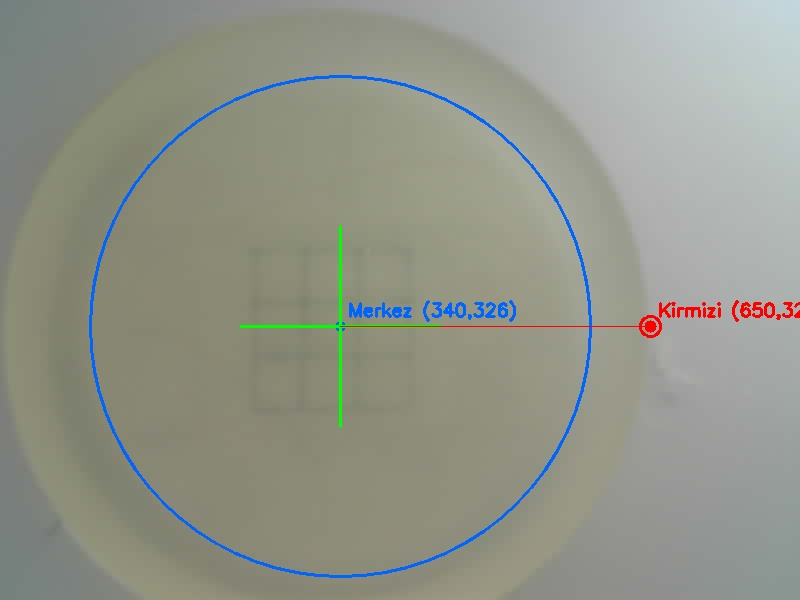
#> input picture wco_server/services/sonuc.jpg, 800 x 600 px
$ python roi.py sonuc.jpg
#> lines starting #> are read from the running program, lines starting #| are printed output that depends on the picture; after the words box and inside, x2 and y2 are one past the last pixel; in counts of white or black regions, pixels touching at a corner belong together
"""
roi.py
------
Resimdeki kırmızı noktayı bulur, oradan 310px sola giderek
çemberin merkezini hesaplar. Çember ve ROI çizgilerini çizer.

Sabitler:
    CIRCLE_R       = 280 px  (çember yarı çapı)
    RED_OFFSET     = 310 px  (kırmızı nokta -> merkez mesafesi)
    LINE_ROW_HALF  = 280 px  (merkez y'den yukarı/aşağı)
    LINE_COL_HALF  =  95 px  (merkez x'ten sağ/sol)

Kullanım:
    python roi.py resim.jpg
    python roi.py resim.jpg --output sonuc.jpg --show
"""

import cv2
import numpy as np
import argparse
import sys

# --- Sabitler ---
CIRCLE_R      = 250
RED_OFFSET    = 310   # kırmızı noktadan sola kaç px
LINE_ROW_HALF = 100   # yukarı / aşağı
LINE_COL_HALF = 100    # sağ / sol


def find_red_dot(img_bgr):
    """Resimdeki kırmızı noktanın merkez koordinatını döner."""
    img_rgb = cv2.cvtColor(img_bgr, cv2.COLOR_BGR2RGB)
    r = img_rgb[:, :, 0].astype(int)
    g = img_rgb[:, :, 1].astype(int)
    b = img_rgb[:, :, 2].astype(int)

    mask = (r > 150) & (g < 80) & (b < 80)
    coords = np.where(mask)

    if len(coords[0]) == 0:
        return None, None

    red_y = int(coords[0].mean())
    red_x = int(coords[1].mean())
    return red_x, red_y


def compute_roi(red_x, red_y):
    """Kırmızı noktadan ROI parametrelerini hesaplar."""
    cx = red_x - RED_OFFSET
    cy = red_y

    params = {
        "CIRCLE_CX":       cx,
        "CIRCLE_CY":       cy,
        "CIRCLE_R":        CIRCLE_R,
        "LINE_ROW_START":  cy - LINE_ROW_HALF,
        "LINE_ROW_END":    cy + LINE_ROW_HALF,
        "LINE_COL_START":  cx - LINE_COL_HALF,
        "LINE_COL_END":    cx + LINE_COL_HALF,
    }
    return params


def visualize(img_bgr, red_x, red_y, params, output_path=None):
    vis = img_bgr.copy()
    cx = params["CIRCLE_CX"]
    cy = params["CIRCLE_CY"]

    # Çember - mavi
    cv2.circle(vis, (cx, cy), CIRCLE_R, (255, 100, 0), 2)

    # Merkez nokta - mavi
    cv2.circle(vis, (cx, cy), 5, (255, 100, 0), -1)

    # Dikey çizgi (col sabit, row değişiyor)
    cv2.line(vis,
             (params["LINE_COL_START"], cy),
             (params["LINE_COL_END"],   cy),
             (0, 255, 0), 2)

    # Yatay çizgi (row sabit, col değişiyor)
    cv2.line(vis,
             (cx, params["LINE_ROW_START"]),
             (cx, params["LINE_ROW_END"]),
             (0, 255, 0), 2)

    # Kırmızı nokta
    cv2.circle(vis, (red_x, red_y), 6, (0, 0, 255), -1)
    cv2.circle(vis, (red_x, red_y), 10, (0, 0, 255), 2)

    # Kırmızı noktadan merkeze yatay çizgi (referans)
    cv2.line(vis, (cx, cy), (red_x, red_y), (0, 0, 255), 1)

    # Etiketler
    cv2.putText(vis, f"Merkez ({cx},{cy})",
                (cx + 8, cy - 10),
                cv2.FONT_HERSHEY_SIMPLEX, 0.6, (255, 100, 0), 2)
    cv2.putText(vis, f"Kirmizi ({red_x},{red_y})",
                (red_x + 8, red_y - 10),
                cv2.FONT_HERSHEY_SIMPLEX, 0.6, (0, 0, 255), 2)

    if output_path:
        cv2.imwrite(output_path, vis)
        print(f"Kaydedildi: {output_path}")

    return vis


def main():
    parser = argparse.ArgumentParser(description="Kirmizi noktadan ROI hesapla")
    parser.add_argument("image", help="Giris resmi")
    parser.add_argument("--output", type=str, default=None)
    parser.add_argument("--show", action="store_true")
    args = parser.parse_args()

    img = cv2.imread(args.image)
#> img is the input picture: shape (600, 800, 3); mean B, G, R 137.9, 149.4, 146.6
    if img is None:
        print(f"HATA: Resim yuklenemedi -> {args.image}")
        sys.exit(1)

    h, w = img.shape[:2]
#> h = 600; w = 800
    print(f"Resim: {args.image}  ({w}x{h})")
#| Resim: sonuc.jpg  (800x600)

    # Kırmızı nokta bul
    red_x, red_y = find_red_dot(img)
#> in find_red_dot, `r = img_rgb[:, :, 0].astype(int)`:
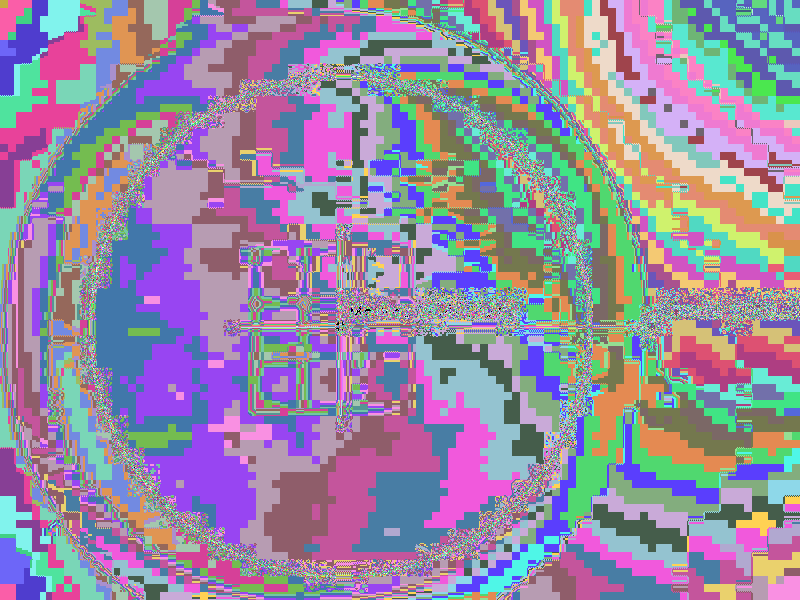
#> r: shape (600, 800) int64; 256 distinct labels, from 0 to 255; one colour per label, 0 black
#> in find_red_dot, `g = img_rgb[:, :, 1].astype(int)`:
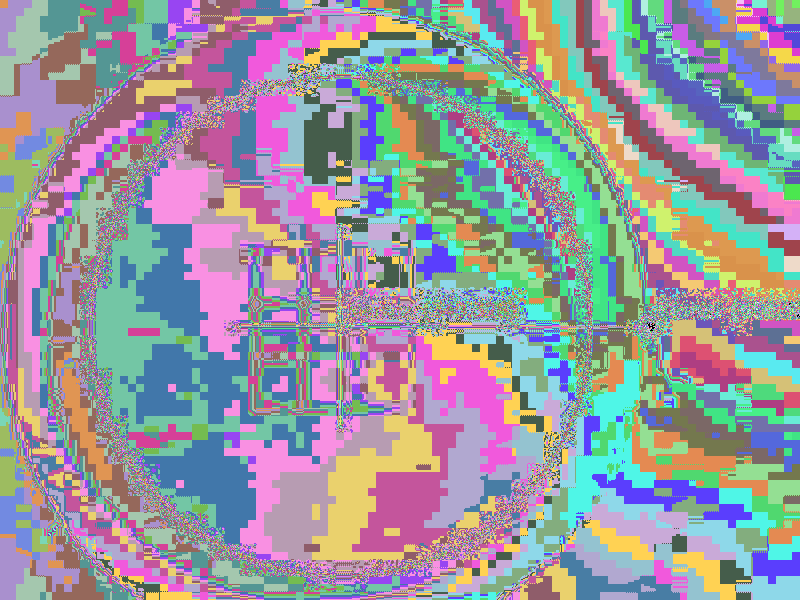
#> g: shape (600, 800) int64; 216 distinct labels, from 0 to 251; one colour per label, 0 black
#> in find_red_dot, `b = img_rgb[:, :, 2].astype(int)`:
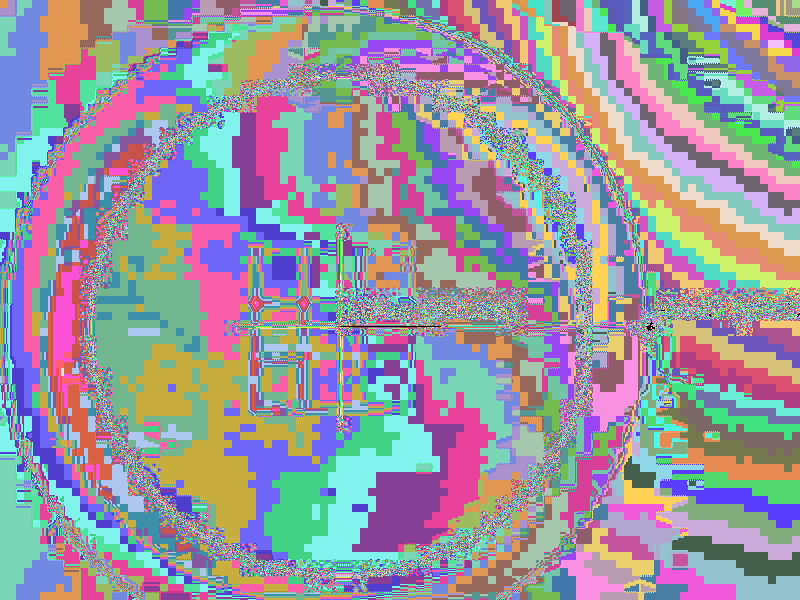
#> b: shape (600, 800) int64; 256 distinct labels, from 0 to 255; one colour per label, 0 black
#> in find_red_dot, `mask = (r > 150) & (g < 80) & (b < 80)`:
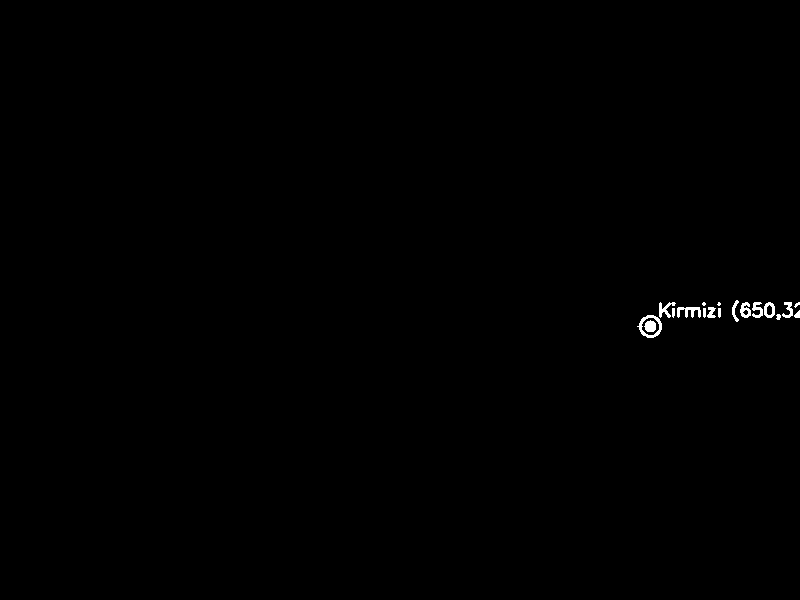
#> mask: shape (600, 800) bool; 0.27% white; 18 white regions (3 under 20 px), largest, box (x1, y1, x2, y2) and area: (637, 315, 662, 338) 197, (677, 307, 701, 318) 154, (659, 302, 676, 318) 119
#> in find_red_dot, `coords = np.where(mask)`: coords = 1308 positions, rows 300 to 337, columns 637 to 799
#> in find_red_dot, `red_y = int(coords[0].mean())`: red_y = 313
#> in find_red_dot, `red_x = int(coords[1].mean())`: red_x = 711
#> red_x = 711; red_y = 313
    if red_x is None:
        print("HATA: Kirmizi nokta bulunamadi!")
        sys.exit(1)
    print(f"Kirmizi nokta  : x={red_x}, y={red_y}")
#| Kirmizi nokta  : x=711, y=313

    # ROI hesapla
    p = compute_roi(red_x, red_y)
#> in compute_roi, `cx = red_x - RED_OFFSET`: cx = 401
#> in compute_roi, `cy = red_y`: cy = 313
#> in compute_roi, `params = { "CIRCLE_CX":       cx, "CIRCLE_CY":       cy, "CIRCLE_R":  ..`: params = {'CIRCLE_CX': 401, 'CIRCLE_CY': 313, 'CIRCLE_R': 250, 'LINE_ROW_START': 213, 'LINE_ROW_END': 413, 'LINE_COL_START': 301, 'LINE_COL_END': 501}
#> p has the same summary as params in compute_roi

    print(f"\n_CIRCLE_CX      = {p['CIRCLE_CX']}")
#| _CIRCLE_CX      = 401
    print(f"_CIRCLE_CY      = {p['CIRCLE_CY']}")
#| _CIRCLE_CY      = 313
    print(f"_CIRCLE_R       = {p['CIRCLE_R']}")
#| _CIRCLE_R       = 250
    print(f"_LINE_ROW_START = {p['LINE_ROW_START']}")
#| _LINE_ROW_START = 213
    print(f"_LINE_ROW_END   = {p['LINE_ROW_END']}")
#| _LINE_ROW_END   = 413
    print(f"_LINE_COL_START = {p['LINE_COL_START']}")
#| _LINE_COL_START = 301
    print(f"_LINE_COL_END   = {p['LINE_COL_END']}")
#| _LINE_COL_END   = 501

    # Çıktı yolu
    out_path = args.output
    if out_path is None:
        base = args.image.rsplit(".", 1)[0]
        out_path = base + "_roi.jpg"

    vis = visualize(img, red_x, red_y, p, output_path=out_path)
#> in visualize, `cx = params["CIRCLE_CX"]`: cx = 401
#> in visualize, `cy = params["CIRCLE_CY"]`: cy = 313
#> in visualize, `cv2.circle(vis, (cx, cy), 5, (255, 100, 0), -1)`: vis: shape (600, 800, 3); mean B, G, R 139.1, 149, 145.2
#> in visualize, `cv2.circle(vis, (red_x, red_y), 6, (0, 0, 255), -1)`: vis: shape (600, 800, 3); mean B, G, R 138.7, 149.3, 144.9
#> in visualize, `cv2.circle(vis, (red_x, red_y), 10, (0, 0, 255), 2)`: vis: shape (600, 800, 3); mean B, G, R 138.7, 149.2, 144.9
#> in visualize, `cv2.putText(vis, f"Kirmizi ({red_x},{red_y})", (red_x + 8, red_y - 10)..`:
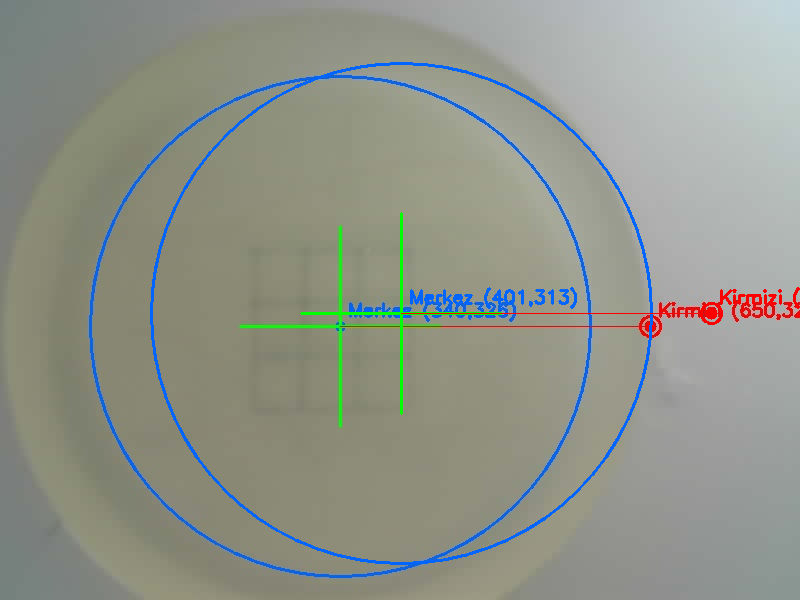
#> vis: shape (600, 800, 3); mean B, G, R 138.7, 148.8, 144.8

    if args.show:
        cv2.imshow("ROI", vis)
        cv2.waitKey(0)
        cv2.destroyAllWindows()

    return p


if __name__ == "__main__":
    main()
